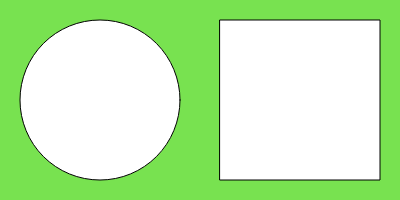
Frame 1 (no input)
Frame 60 (no input): identical to frame 1, image omitted
Frame 120 (the mouse pressed at the canvas centre since frame 60): identical to frame 1, image omitted

The p5.js sketch that drew this single still picture (run headless with seeded random() and noise() and a simulated clock; from frame 60 on, the mouse is pressed at the canvas centre):

// p5.js sketch
// ── sketch.js
function setup() {
  createCanvas(400, 200);
}

function draw() {
  background(120, 226, 80);
  circle(100, 100, 160);
  square(220, 20, 160);
}
